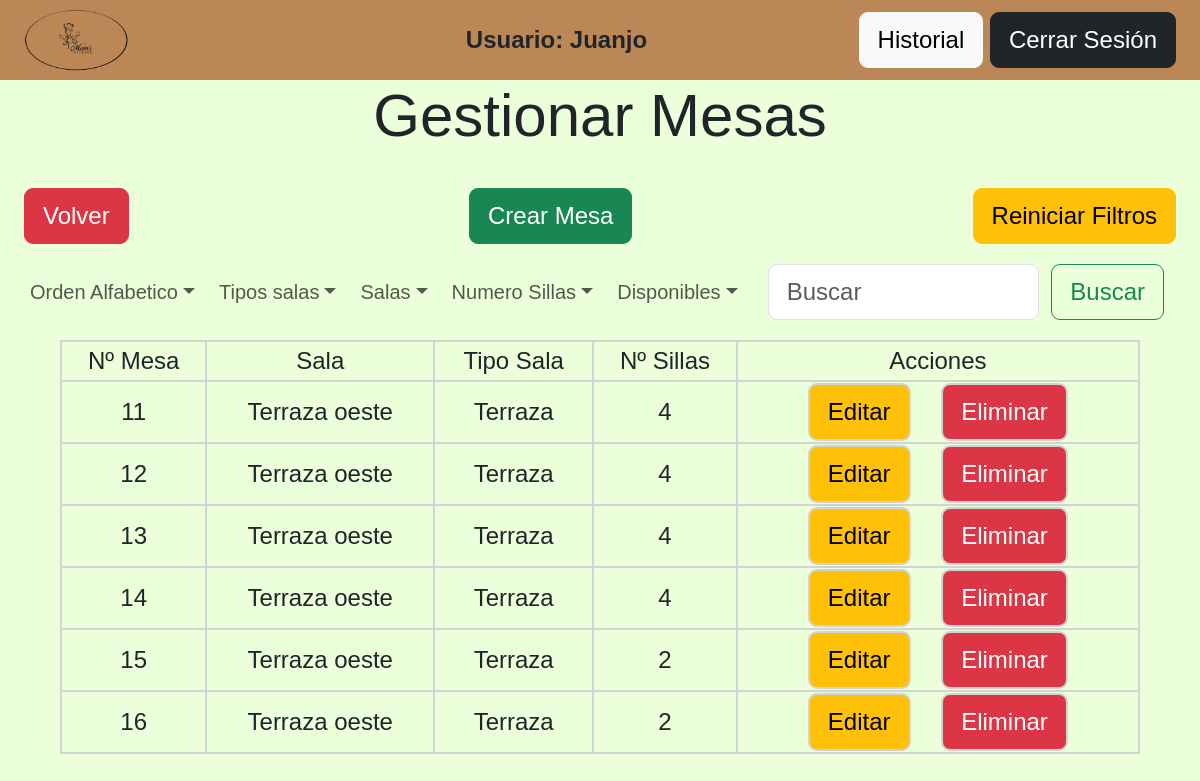
The page /view/admin/gestionarMesas.php?sala=3 (signed in) on the database its author committed.
### tables this page shows
CREATE TABLE `mesa` (
  `id_mesa` INT NOT NULL AUTO_INCREMENT,
  `id_sala` INT NOT NULL,
  `libre` TINYINT NOT NULL,
  `num_sillas` INT(2) NOT NULL,
  PRIMARY KEY (`id_mesa`)
);

CREATE TABLE `sala` (
  `id_sala` INT NOT NULL AUTO_INCREMENT,
  `id_tipoSala` INT NOT NULL,
  `nombre_sala` VARCHAR(45) NOT NULL,
  `imagen_sala` VARCHAR(255) NOT NULL,
  PRIMARY KEY (`id_sala`)
);

CREATE TABLE `tipo_sala` (
  `id_tipoSala` INT NOT NULL AUTO_INCREMENT,
  `tipo_sala` VARCHAR(45) NOT NULL,
  PRIMARY KEY (`id_tipoSala`)
);

### procesos/filtrosMesas.php (called while the page is built, shortened)
<?php
    try{
        if(isset($_GET['orden'])){
            $orden = $_GET['orden'];
            $sqlOrden = "SELECT *
                        FROM mesa m
                        LEFT JOIN sala s ON m.id_sala = s.id_sala
                        LEFT JOIN tipo_sala tp ON s.id_tipoSala = tp.id_tipoSala
                        ORDER BY m.id_mesa $orden";
            $stmtResultado = $conn->prepare($sqlOrden);
        } else if(isset($_GET['sala'])){
            $salaID = trim($_GET['sala']);
            $sqlMesaXsala = "SELECT *
                            FROM mesa m
                            LEFT JOIN sala s ON m.id_sala = s.id_sala
                            LEFT JOIN tipo_sala tp ON s.id_tipoSala = tp.id_tipoSala
                            WHERE s.id_sala = :salaID";
            $stmtResultado = $conn->prepare($sqlMesaXsala);
            $stmtResultado->bindParam(":salaID", $salaID, PDO::PARAM_INT);
        } else if(isset($_GET['numeroSillas'])){
            $numSilla = trim($_GET['numeroSillas']);
                $sqlNumeroSillaMesa = "SELECT *
                                    FROM mesa m
                                    LEFT JOIN sala s ON m.id_sala = s.id_sala
                                    LEFT JOIN tipo_sala tp ON s.id_tipoSala = tp.id_tipoSala
                                    WHERE m.num_sillas = :numSilla";
                if(isset($_SESSION['salaID'])){
                    $idDeSala = $_SESSION['salaID'];
                    $sqlNumeroSillaMesa .= " AND s.id_sala = :id_sala";
                }
                $stmtResultado = $conn->prepare($sqlNumeroSillaMesa);
                $stmtResultado->bindParam(":numSilla", $numSilla, PDO::PARAM_INT);
                if(isset($_SESSION['salaID'])){
                    $stmtResultado->bindParam(":id_sala", $idDeSala, PDO::PARAM_INT);
                }
        } else if(isset($_GET['disponible'])){
            $libre = 0;
            if(isset($_SESSION['salaID'])){
                $sqlDisponibles = "SELECT *
                                FROM mesa m
                                LEFT JOIN sala s ON m.id_sala = s.id_sala
                                LEFT JOIN tipo_sala tp ON s.id_tipoSala = tp.id_tipoSala
                                WHERE m.libre = :libre AND s.id_sala = :salaID";
                $stmtResultado = $conn->prepare($sqlDisponibles);
                $stmtResultado->bindParam(":libre", $libre, PDO::PARAM_INT);
                $stmtResultado->bindParam(":salaID", $_SESSION['salaID'], PDO::PARAM_INT);
            } else {
                $sqlDisponibles = "SELECT *
                                FROM mesa m
                                LEFT JOIN sala s ON m.id_sala = s.id_sala
                                LEFT JOIN tipo_sala tp ON s.id_tipoSala = tp.id_tipoSala
                                WHERE m.libre = :libre";
                $stmtResultado = $conn->prepare($sqlDisponibles);
                $stmtResultado->bindParam(":libre", $libre, PDO::PARAM_INT);
            }
        } else {
            $sqlMesas = "SELECT *
                        FROM mesa m
                        LEFT JOIN sala s ON m.id_sala = s.id_sala
                        LEFT JOIN tipo_sala tp ON s.id_tipoSala = tp.id_tipoSala";
            $stmtResultado = $conn->prepare($sqlMesas);
        }
        $stmtResultado->execute();
        $result = $stmtResultado->fetchAll(PDO::FETCH_ASSOC);
    } catch(PDOException $e) {
        echo "Error: ". $e->getMessage();
        die();
    }

### view/admin/gestionarMesas.php (the view, shortened to what this page needs)
<?php
    require_once '../../procesos/conexion.php';
    require_once '../../procesos/filtrosMesas.php';
?>
<!DOCTYPE html>
<html lang="en">
<head>
    <link rel="stylesheet" href="../../css/admin.css">
    <link rel="stylesheet" href="https://cdnjs.cloudflare.com/ajax/libs/bootstrap/5.3.0/css/bootstrap.min.css">
    <link rel="stylesheet" href="https://cdn.jsdelivr.net/npm/sweetalert2@11.14.5/dist/sweetalert2.min.css">
</head>
<body class="body2">
    <header>
        <nav>
            <div id="pequeño2">
                <img src="../../img/logoRestaurante.png" alt="Logo" id="logo2">
            </div>
            <div class="sesionIniciada">
                <p>Usuario: <?php echo $_SESSION['nombre']?></p>
            </div>
            <div class="cerrarSesion">
                <a id="bug" href="../filtros.php">
                    <button type="submit" class="btn btn-light"  id="cerrarSesion">Historial</button>
                </a>
                <a href="../../procesos/logout.php">
                    <button type="submit" class="btn btn-dark" id="cerrarSesion">Cerrar Sesión</button>
                </a>
            </div>
        </nav>
    </header>
    <h1>Gestionar Mesas</h1>
    <div id="divReiniciar">
        <a href="borrarSesionesMesas.php?salir=1">
            <button class="btn btn-danger">Volver</button>
        </a>
        <a href="crearMesa.php">
            <button class="btn btn-success">Crear Mesa</button>
        </a>
        <a href="borrarSesionesMesas.php?borrar=5">
            <button class="btn btn-warning">Reiniciar Filtros</button>
        </a>
    </div>
    <nav class="navbar navbar-expand-lg barra">
    <div class="container-fluid">
        <div class="collapse navbar-collapse" id="navbarSupportedContent">
            <ul class="navbar-nav me-auto mb-2 mb-lg-0">
                <li class="nav-item dropdown">
                    <a class="nav-link dropdown-toggle enlace-barra" href="#" role="button" data-bs-toggle="dropdown" aria-expanded="false">Orden Alfabetico</a>
                </li>
                <li class="nav-item dropdown">
                    <a class="nav-link dropdown-toggle" href="#" role="button" data-bs-toggle="dropdown" aria-expanded="false">Tipos salas</a>
                </li>
                <li class="nav-item dropdown">
                    <a class="nav-link dropdown-toggle enlace-barra" href="#" role="button" data-bs-toggle="dropdown" aria-expanded="false">Salas</a>
                </li>
                <li class="nav-item dropdown">
                    <a class="nav-link dropdown-toggle enlace-barra" href="#" role="button" data-bs-toggle="dropdown" aria-expanded="false">Numero Sillas</a>
                </li>
                <li class="nav-item dropdown"><a class="nav-link dropdown-toggle" href="gestionarMesas.php?disponible">Disponibles</a></li>
            </ul>
            <form class="d-flex" role="search" method="GET" action="">
                <input class="form-control me-2" type="search" name="query" value="<?php echo isset($_SESSION['query']) ? $_SESSION['query'] : '' ?>" placeholder="Buscar" aria-label="Search">
                <button class="btn btn-outline-success" type="submit">Buscar</button>
            </form>
        </div>
    </div>
    </nav>
    <?php
        if($result){
            echo "<table>";
            echo "<thead>";
            echo "<tr>";
            echo "<th>Nº Mesa</th>";
            echo "<th>Sala</th>";
            echo "<th>Tipo Sala</th>";
            echo "<th>Nº Sillas</th>";
            echo "<th>Acciones</th>";
            echo "</tr>";
            echo "</thead>";
            echo "<tbody>";
            foreach($result as $fila){
                $idMesa = htmlspecialchars($fila['id_mesa']);
                $nombreSala = htmlspecialchars($fila['nombre_sala']);
                $tipoSala = htmlspecialchars($fila['tipo_sala']);
                $sillas = htmlspecialchars($fila['num_sillas']);
                echo "<tr>
                    <td>$idMesa</td>
                    <td>$nombreSala</td>
                    <td>$tipoSala</td>
                    <td>$sillas</td>
                    <td>
                        <a href='editarMesa.php?id=$idMesa' class='btn btn-warning'>Editar</a>
                        <a href='#' onclick='confirmarEliminacion($idMesa)' class='btn btn-danger'>Eliminar</a>
                    </td>
                </tr>";
            }
            echo "</tbody>";
            echo "</table>";
        } else {
            echo "<p>No hay resultados</p>";
        }
    ?>
</body>
</html>

### css/admin.css (style rules this page uses)
* { font-family: "Exo", sans-serif; font-optical-sizing: auto; font-weight: 500; font-style: normal; font-size: 3vh }
body, html { height: 100vh; width: 100vw; overflow-x: hidden }
h1 { text-align: center; }
form { background-color: rgba(255, 255, 255, 0.9); width: 50%; height: 70%; margin: auto; border-radius: 20px; box-shadow: rgba(0, 0, 0, 0.25) 0px 54px 55px, rgba(0, 0, 0, 0.12) 0px -12px 30px, rgba(0, 0, 0, 0.12) 0px 4px 6px, rgba(0, 0, 0, 0.17) 0px 12px 13px, rgba(0, 0, 0, 0.09) 0px -3px 5px; display: flex; }
header { width: 100vw; height: 10vh; background-color: #bb8756; }
.btn-primary, .form-control { width: 90% !important; margin: auto; }
button { margin-top: 3vh !important; margin-bottom: 3vh !important; }
#logo2 { height: auto; width: 45%; }
#pequeño2 { align-content: center; height: 100%; width: 20%; }
.body2 { background-color: #EBFFDB; min-height: 100vh !important; }
nav, ul { height: 100% !important; }
nav { display: flex; justify-content: space-between; align-items: center; margin-right: 2vw; margin-left: 2vw }
ul { margin: 0 !important; padding: 0 !important; display: flex; }
p { font-weight: bolder; }
#cerrarSesion, p { margin: 0 !important; }
.btn-danger { margin-left: 2vw; margin-bottom: 0 !important; }
.barra { height: 12vh !important; padding: 0 !important; margin: 0 !important; background-color: #EBFFDB; }
#bug { color: #bb8756 !important; }
.d-flex { padding-right: 1.5vw; padding-left: 1.5vw; background-color: none !important; box-shadow: none; background-color: transparent; margin-right: 0; margin-left: 0; }
.barra * { font-size: 2.5vh; }
table { width: 90vw; margin-left: 5vw; margin-right: 5vw; }
table * { text-align: center; border: lightgray 2px solid !important; }
#divReiniciar { display: flex; width: 100vw; justify-content: space-between; padding-right: 2vw; height: 10vh !important; }

### rows shown on the page
mesa: id_mesa "11", id_sala.nombre_sala "Terraza oeste", tipo_sala.tipo_sala "Terraza", num_sillas "4"
mesa: id_mesa "12", id_sala.nombre_sala "Terraza oeste", tipo_sala.tipo_sala "Terraza", num_sillas "4"
mesa: id_mesa "13", id_sala.nombre_sala "Terraza oeste", tipo_sala.tipo_sala "Terraza", num_sillas "4"
mesa: id_mesa "14", id_sala.nombre_sala "Terraza oeste", tipo_sala.tipo_sala "Terraza", num_sillas "4"
mesa: id_mesa "15", id_sala.nombre_sala "Terraza oeste", tipo_sala.tipo_sala "Terraza", num_sillas "2"
mesa: id_mesa "16", id_sala.nombre_sala "Terraza oeste", tipo_sala.tipo_sala "Terraza", num_sillas "2"

### other values the page prints
$_SESSION['nombre'] "Juanjo"
